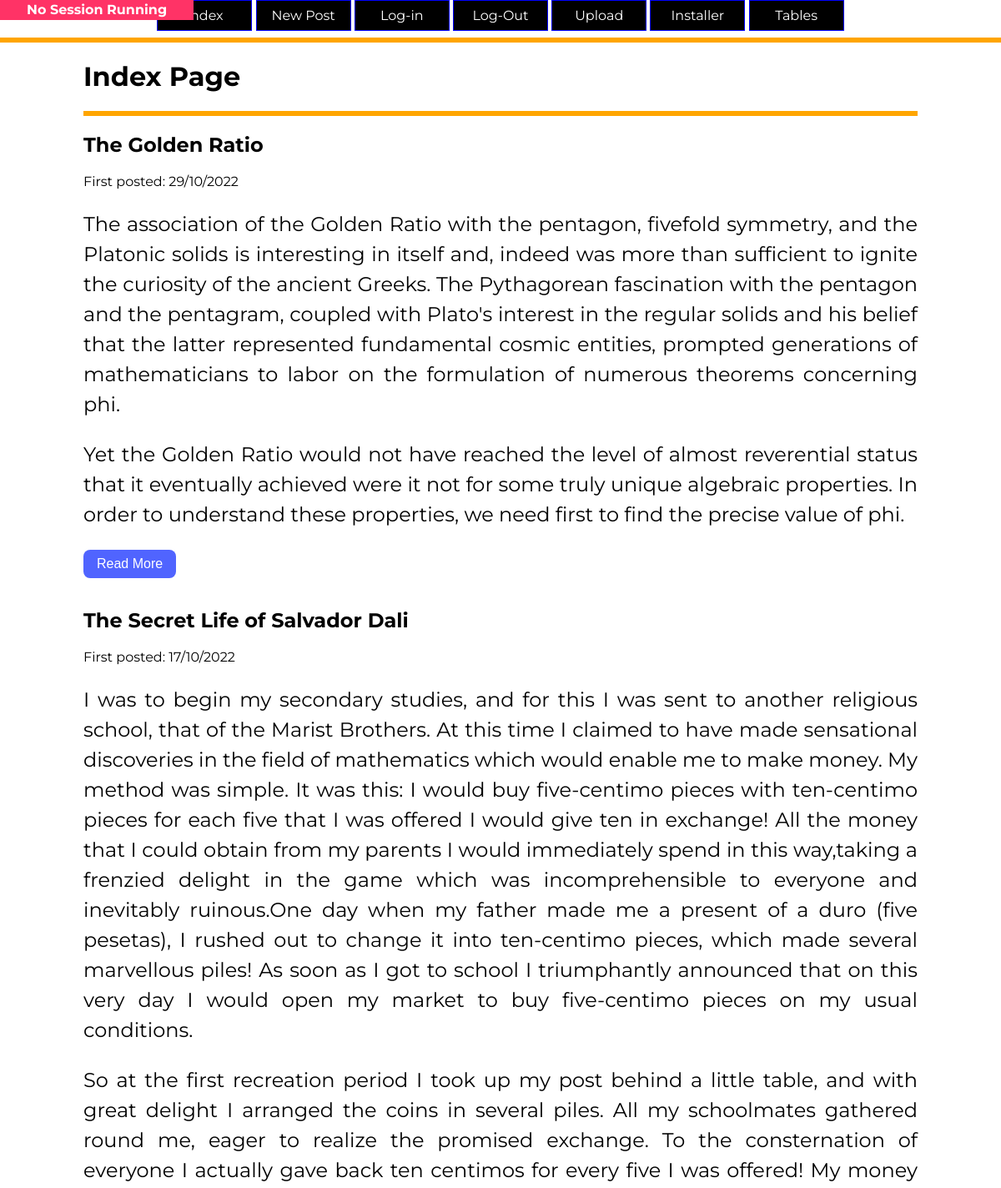
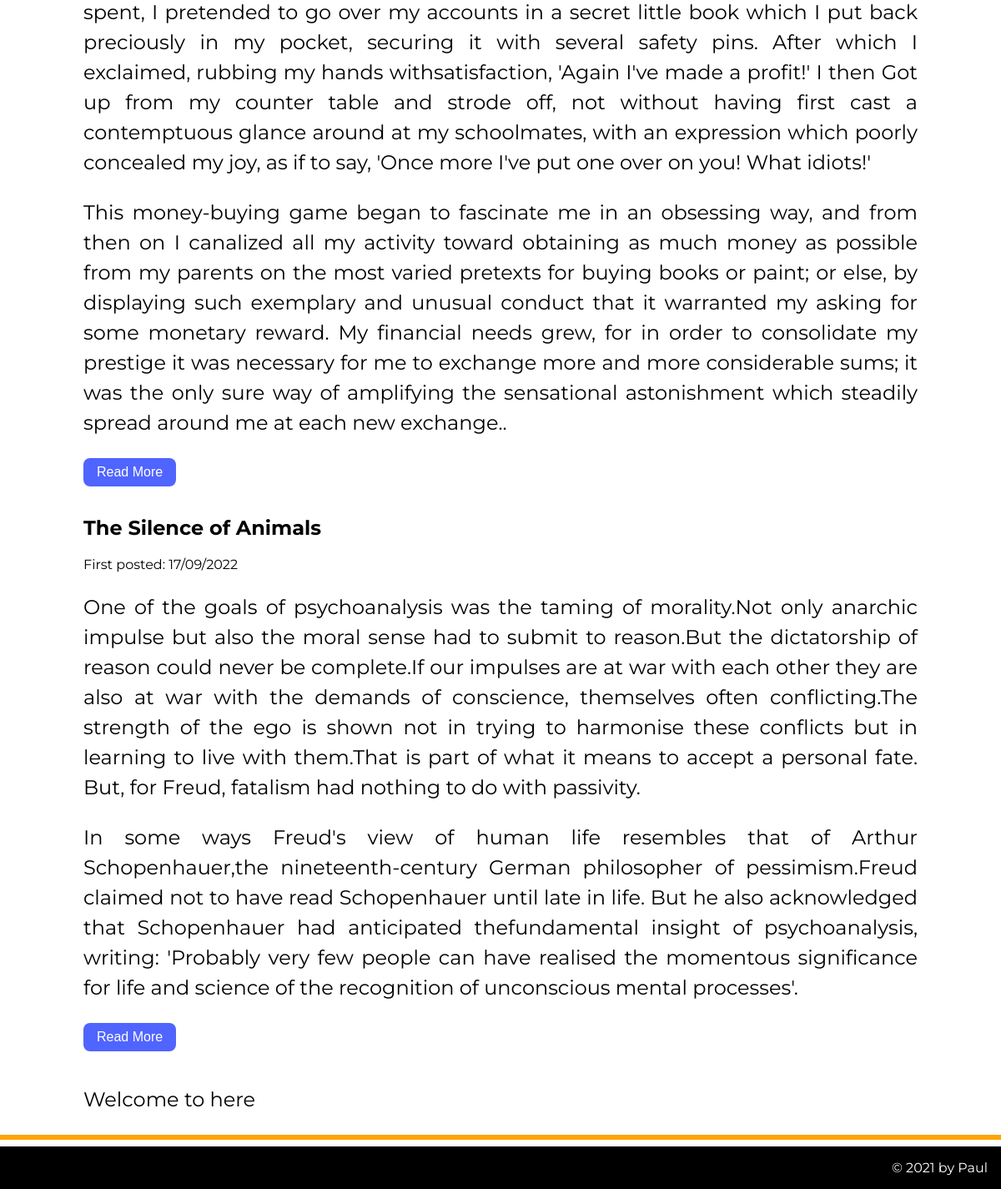
The page / on the database its author committed (2 pictures, top to bottom).
### tables this page shows
CREATE TABLE post(
    id integer primary key autoincrement not null,
    title text not null,
    body text not null,
    user_id integer not null,
    created_at date not null,
    image text,
    alttext text,
    updated_at date,
    foreign key (user_id) references user(id)
);

### server.py (the view)
@app.route('/')
def  index():
    sql = "select title, body, created_at, id from post order by created_at desc;"
    blog_result = run_search_query(sql, db_path)
    return render_template('index.html', posts=blog_result)

### db_functions.py (called while the page is built)
def reformatSQLiteDate(sqlite_datestring):
    x = datetime.strptime(sqlite_datestring, '%Y-%m-%d %H:%M:%S')
    return x.strftime("%d/%m/%Y")

def run_search_query(sql_query, file_path):
    try:
        db = sqlite3.connect(file_path)
        cursor = db.cursor()
        cursor.execute(sql_query)
        result = cursor.fetchall()
        cursor.close()
    except sqlite3.Error as error:
        print("Error while creating sqlite table: {}".format(error))
    finally:
        if db:
            db.close()
        if result:
            return result

### server.py (called while the page is built)
def new_lines_paragraph(s):
    new_str = "<p>" + s.replace("\n", "</p><p>") + "</p>"
    return Markup(new_str)

### templates/index.html (shortened to what this page needs)
{% extends "layout.html" %}
{% block head %}
{{ super() }}
{% endblock %}
{% block content%}
<h1> Index Page </h1>
<hr/>
{% for post in posts %}
<div> <h2>{{post[0]}} </h2></div>
<div>First posted: {{ reformatSQLiteDate(post[2]) }}</div>
<div>{{ new_lines_paragraph(post[1]) }}</div>
<div><a href="{{ url_for('viewpost', post_id=post[3]) }}"><button class="btn"> Read More</button> </a></div>
{% endfor %}
<p> Welcome to here</p>
{% endblock %}

### static/styles.css (style rules this page uses)
body { background-color: #fff; font-family: 'Montserrat', sans-serif; font-size:100%; margin:0; }
p { font-size: 1.5em; line-height: 1.5; text-align: justify; }
hr { border: 3px solid orange; }
.btn { background-color: rgb(80,100,255); font-size: 1em; color: white; text-decoration: none; font-weight: normal; display: inline-block; padding: .5em 1em; margin-bottom: 1em; border-radius:0.5em; border: 0; cursor: pointer; box-sizing:border-box; text-align:center; }

### rows shown on the page
post: title "The Golden Ratio", created_at "29/10/2022", body "The association of the Golden Ratio with the pentagon, fivefold symmetry, and the Platonic solids is interesting in itself and, indeed was more than sufficient to ignite the curiosity of the ancient Greeks. The Pythagorean fascination with the pentagon and the pentagram, coupled with Plato's interest in the regular solids and his belief that the latter represented fundamental cosmic entities, prompted generations of mathematicians to labor on the formulation of numerous theorems concerning phi. Yet the Golden Ratio would not have reached the level of almost reverential status that it eventually achieved were it not for some truly unique algebraic properties. In order to understand these…"
post: title "The Secret Life of Salvador Dali", created_at "17/10/2022", body "I was to begin my secondary studies, and for this I was sent to another religious school, that of the Marist Brothers. At this time I claimed to have made sensational discoveries in the field of mathematics which would enable me to make money. My method was simple. It was this: I would buy five-centimo pieces with ten-centimo pieces for each five that I was offered I would give ten in exchange! All the money that I could obtain from my parents I would immediately spend in this way,taking a frenzied delight in the game which was incomprehensible to everyone and inevitably ruinous.One day when my father made me a present of a duro (five pesetas), I rushed out to change it into ten-centimo…"
post: title "The Silence of Animals", created_at "17/09/2022", body "One of the goals of psychoanalysis was the taming of morality.Not only anarchic impulse but also the moral sense had to submit to reason.But the dictatorship of reason could never be complete.If our impulses are at war with each other they are also at war with the demands of conscience, themselves often conflicting.The strength of the ego is shown not in trying to harmonise these conflicts but in learning to live with them.That is part of what it means to accept a personal fate. But, for Freud, fatalism had nothing to do with passivity. In some ways Freud's view of human life resembles that of Arthur Schopenhauer,the nineteenth-century German philosopher of pessimism.Freud claimed not to…"
